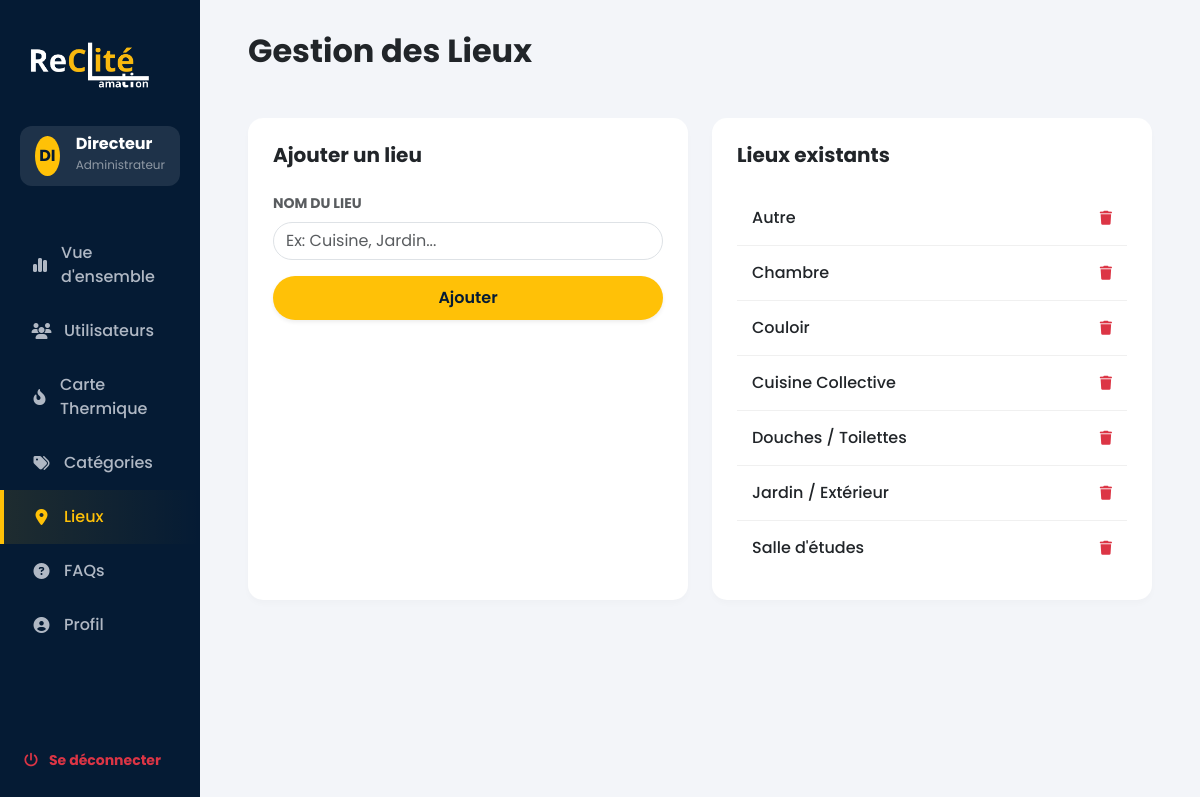
Page /admin/lieux.php (signed in) on the committed database.
### tables this page shows
CREATE TABLE `lieux` (
                         `id` int(11) NOT NULL AUTO_INCREMENT,
                         `nom` varchar(100) NOT NULL,
                         PRIMARY KEY (`id`),
                         UNIQUE KEY `nom` (`nom`)
);

### admin/lieux.php (the view, shortened to what this page needs)
<?php
require_once '../config/db.php';
$stmt = $pdo->query("SELECT * FROM lieux ORDER BY nom");
$lieux = $stmt->fetchAll(PDO::FETCH_ASSOC);
?>
<!DOCTYPE html>
<html lang="fr">
<head>
    <link href="https://cdn.jsdelivr.net/npm/bootstrap@5.3.2/dist/css/bootstrap.min.css" rel="stylesheet">
    <link rel="stylesheet" href="https://cdnjs.cloudflare.com/ajax/libs/font-awesome/6.4.0/css/all.min.css">
</head>
<body>
<div class="container-fluid">
    <div class="row">
        <?php include 'sidebar.php'; ?>
        <div class="col-md-9 col-lg-10 main-content">
            <div class="d-flex justify-content-between align-items-center mb-5">
                <h2 class="fw-bold text-dark m-0">Gestion des Lieux</h2>
            </div>
            <div class="row">
                <div class="col-md-6 mb-4">
                    <div class="card-custom h-100">
                        <h5 class="fw-bold mb-4">Ajouter un lieu</h5>
                        <form method="POST">
                            <div class="mb-3">
                                <label class="form-label text-muted small text-uppercase fw-bold">Nom du lieu</label>
                                <input type="text" name="nom" class="form-control rounded-pill" placeholder="Ex: Cuisine, Jardin..." required>
                            </div>
                            <button type="submit" name="add_lieu" class="btn btn-add w-100 shadow-sm">Ajouter</button>
                        </form>
                    </div>
                </div>
                <div class="col-md-6 mb-4">
                    <div class="card-custom h-100">
                        <h5 class="fw-bold mb-4">Lieux existants</h5>
                        <ul class="list-group">
                            <?php if (count($lieux) > 0): ?>
                                <?php foreach ($lieux as $lieu): ?>
                                    <li class="list-group-item">
                                        <span class="fw-medium"><?php echo htmlspecialchars($lieu['nom']); ?></span>
                                        <a href="?delete=<?php echo $lieu['id']; ?>" class="text-danger small" onclick="return confirm('Êtes-vous sûr de vouloir supprimer ce lieu ?');">
                                            <i class="fas fa-trash"></i>
                                        </a>
                                    </li>
                                <?php endforeach; ?>
                            <?php else: ?>
                                <li class="list-group-item text-muted fst-italic">Aucun lieu enregistré.</li>
                            <?php endif; ?>
                        </ul>
                    </div>
                </div>
            </div>
        </div>
    </div>
</div>
</body>
</html>

### admin/lieux.php (style rules this page uses)
:root { --sidebar-bg: #051b34; --body-bg: #f3f5f9; --accent-yellow: #ffc107; --text-muted: #6c757d; }
body { font-family: 'Poppins', sans-serif; background-color: var(--body-bg); overflow-x: hidden; }
.main-content { padding: 2rem 3rem; }
.card-custom { background: white; border-radius: 15px; border: none; box-shadow: 0 4px 6px rgba(0,0,0,0.02); padding: 25px; }
.list-group-item { border: none; border-bottom: 1px solid #f0f0f0; padding: 15px; display: flex; justify-content: space-between; align-items: center; }
.list-group-item:last-child { border-bottom: none; }
.btn-add { background: var(--accent-yellow); color: var(--sidebar-bg); border: none; border-radius: 50px; padding: 10px 25px; font-weight: 600; }

### rows in the picture
lieux: nom "Autre"
lieux: nom "Chambre"
lieux: nom "Couloir"
lieux: nom "Cuisine Collective"
lieux: nom "Douches / Toilettes"
lieux: nom "Jardin / Extérieur"
lieux: nom "Salle d'études"

### other values in the picture
$initials "DI"
$sidebar_name "Directeur"
